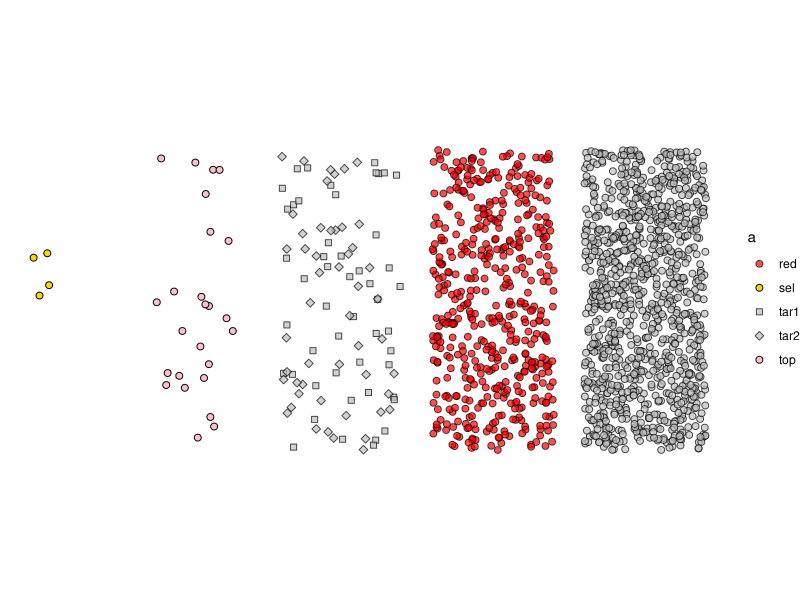
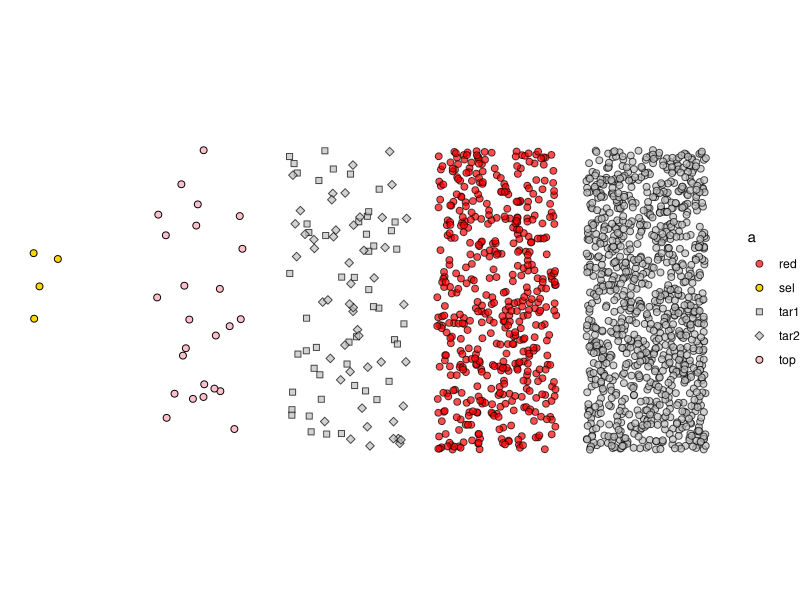

The R source for these figures, in order:
if (!require(ggplot2)) install.packages('ggplot2')
library(ggplot2)
if (!require(data.table)) install.packages('data.table')
library(data.table)
if (!require(RColorBrewer)) install.packages('RColorBrewer')
library(RColorBrewer)
if (!require(dplyr)) install.packages('dplyr')
library(dplyr)
if (!require(ggrepel)) install.packages('ggrepel')
library(ggrepel)
if (!require(ggrepel)) install.packages('scales')
library(scales)

setwd(dirname(rstudioapi::getActiveDocumentContext()$path))
getwd()
dir.create("output_data/")



a<-rep(c("all"), times = 1000)
b<-rep(c("A"), times = 1000)
c<-rep(c(5), times = 1000)
d <- data.frame(a, b,c)

a<-rep(c("red"), times = 500)
b<-rep(c("A"), times = 500)
c<-rep(c(4), times = 500)
e <- data.frame(a, b,c)

a<-rep(c("tar1"), times = 50)
b<-rep(c("A"), times = 50)
c<-rep(c(3), times = 50)
f <- data.frame(a, b,c)

a<-rep(c("tar2"), times = 50)
b<-rep(c("A"), times = 50)
c<-rep(c(3), times = 50)
g <- data.frame(a, b,c)

a<-rep(c("top"), times = 25)
b<-rep(c("A"), times = 25)
c<-rep(c(2), times = 25)
h <- data.frame(a, b,c)

a<-rep(c("sel"), times = 4)
b<-rep(c("A"), times = 4)
c<-rep(c(1), times = 4)
i <- data.frame(a, b,c)

j<-rbind(d,e,f,g,h,i)
                
i<-j

group.colors3 <- c(all = "grey", red = "red",tar1="grey",tar2="grey",top="pink",sel="gold")

ggplot()+
geom_jitter(data=subset(i, i$a=="all"),aes(x=b,c),shape=21,fill="grey",size=2,width = 0.3, height = 0.4,alpha=0.7)+
  geom_jitter(data=subset(i, i$a=="red"),aes(x=b,c,fill=a),shape=21,color="black",size=2,width = 0.3, height = 0.4,alpha=0.7)+  
  geom_jitter(data=subset(i, i$a=="tar1"),aes(x=b,c,fill=a),shape=22,color="black",size=2,width = 0.3, height = 0.4,alpha=0.7)+
  geom_jitter(data=subset(i, i$a=="tar2"),aes(x=b,c,fill=a),shape=23,color="black",size=2,width = 0.3, height = 0.4,alpha=0.7)+
  geom_jitter(data=subset(i, i$a=="top"),aes(x=b,c,fill=a),shape=21,color="black",size=2,width = 0.3, height = 0.3,alpha=1)+
  geom_jitter(data=subset(i, i$a=="sel"),aes(x=b,c,fill=a),shape=21,color="black",size=2,width = 0.1, height = 0.1,alpha=1)+
  theme_void()+
  scale_fill_manual(values=group.colors3)+
  coord_flip()

ggsave("output_data/plot_1.png",width=6, height=4)
